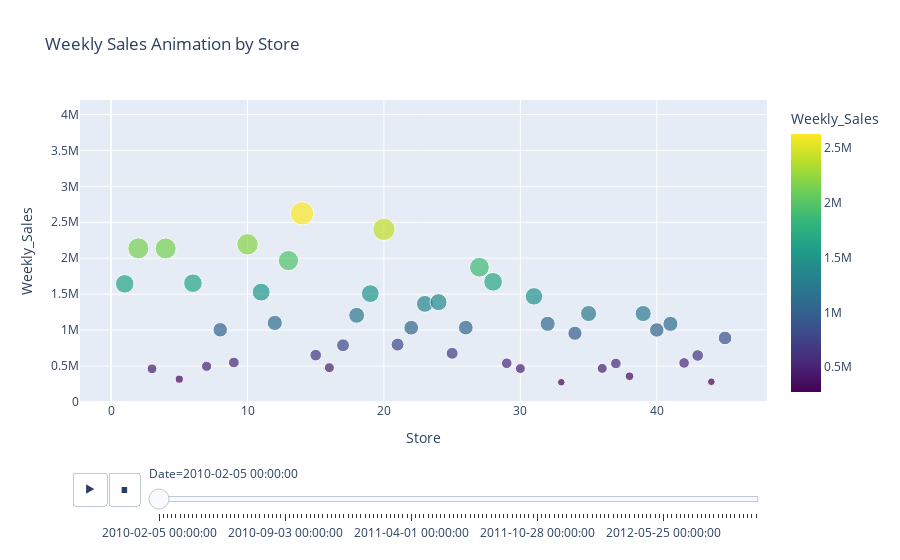

This figure's notebook cell:
### Markdown cell above
### 📽️ Weekly Sales Animation by Store

To visualise performance at the individual store level over time, we created an **animated bubble chart** with the following features:

- **X-axis**: Store ID  
- **Y-axis**: Weekly Sales  
- **Bubble Size & Color**: Represent relative sales volume  
- **Animation Frame**: Time (week-by-week)

🎯 **Insights Uncovered**:
- Clearly identifies **top-performing stores** (e.g., Stores 4, 13, 20 consistently appear dominant).
- Reveals **seasonal sales surges**, particularly around major holidays.
- Highlights variance in **store performance consistency**—some spike periodically while others maintain steady performance.

> This dynamic view allows decision-makers to spot standout performers and track momentum across the retail calendar.

### Code cell
df_anim = full_data.groupby(['Date', 'Store'])['Weekly_Sales'].sum().reset_index()

fig = px.scatter(
    df_anim,
    x="Store",
    y="Weekly_Sales",
    size="Weekly_Sales",
    color="Weekly_Sales",  # 🔁 Updated here
    animation_frame="Date",
    title="Weekly Sales Animation by Store",
    color_continuous_scale="Viridis",  # ✅ Optional but clearer
    range_y=[0, df_anim["Weekly_Sales"].max() * 1.1]
)
fig.show()

### Figure 1 — Plotly figure (JSON) as saved in the notebook; plotly's stock layout.template omitted (floating-point values rounded to 4 significant figures)
{"data": [{"hovertemplate": "Date=2010-02-05 00:00:00<br>Store=%{x}<br>Weekly_Sales=%{marker.color}<extra></extra>", "legendgroup": "", "marker": {"color": [1644000.0, 2137000.0, 461600.0, 2135000.0, 317200.0, 1653000.0, 496700.0, 1004000.0, 549500.0, 2193000.0, 1528000.0, 1100000.0, 1967000.0, 2623000.0, 652100.0, 477400.0, 789000.0, 1205000.0, 1508000.0, 2401000.0, 798600.0, 1033000.0, 1365000.0, 1389000.0, 677200.0, 1034000.0, 1874000.0, 1672000.0, 538600.0, 465100.0, 1469000.0, 1088000.0, 274600.0, 956200.0, 1231000.0, 467500.0, 536000.0, 358500.0, 1231000.0, 1002000.0, 1087000.0, 543400.0, 647000.0, 281100.0, 890700.0], "coloraxis": "coloraxis", "size": [1644000.0, 2137000.0, 461600.0, 2135000.0, 317200.0, 1653000.0, 496700.0, 1004000.0, 549500.0, 2193000.0, 1528000.0, 1100000.0, 1967000.0, 2623000.0, 652100.0, 477400.0, 789000.0, 1205000.0, 1508000.0, 2401000.0, 798600.0, 1033000.0, 1365000.0, 1389000.0, 677200.0, 1034000.0, 1874000.0, 1672000.0, 538600.0, 465100.0, 1469000.0, 1088000.0, 274600.0, 956200.0, 1231000.0, 467500.0, 536000.0, 358500.0, 1231000.0, 1002000.0, 1087000.0, 543400.0, 647000.0, 281100.0, 890700.0], "sizemode": "area", "sizeref": 9547.0, "symbol": "circle"}, "mode": "markers", "name": "", "orientation": "v", "showlegend": false, "type": "scatter", "x": [1, 2, 3, 4, 5, 6, 7, 8, 9, 10, 11, 12, 13, 14, 15, 16, 17, 18, 19, 20, 21, 22, 23, 24, 25, 26, 27, 28, 29, 30, 31, 32, 33, 34, 35, 36, 37, 38, 39, 40, 41, 42, 43, 44, 45], "xaxis": "x", "y": [1644000.0, 2137000.0, 461600.0, 2135000.0, 317200.0, 1653000.0, 496700.0, 1004000.0, 549500.0, 2193000.0, 1528000.0, 1100000.0, 1967000.0, 2623000.0, 652100.0, 477400.0, 789000.0, 1205000.0, 1508000.0, 2401000.0, 798600.0, 1033000.0, 1365000.0, 1389000.0, 677200.0, 1034000.0, 1874000.0, 1672000.0, 538600.0, 465100.0, 1469000.0, 1088000.0, 274600.0, 956200.0, 1231000.0, 467500.0, 536000.0, 358500.0, 1231000.0, 1002000.0, 1087000.0, 543400.0, 647000.0, 281100.0, 890700.0], "yaxis": "y"}], "layout": {"coloraxis": {"colorbar": {"title": {"text": "Weekly_Sales"}}, "colorscale": [[0, "#440154"], [0.1111, "#482878"], [0.2222, "#3e4989"], [0.3333, "#31688e"], [0.4444, "#26828e"], [0.5556, "#1f9e89"], [0.6667, "#35b779"], [0.7778, "#6ece58"], [0.8889, "#b5de2b"], [1, "#fde725"]]}, "legend": {"itemsizing": "constant", "tracegroupgap": 0}, "sliders": [{"active": 0, "currentvalue": {"prefix": "Date="}, "len": 0.9, "pad": {"b": 10, "t": 60}, "steps": [{"args": [["2010-02-05 00:00:00"], {"frame": {"duration": 0, "redraw": false}, "fromcurrent": true, "mode": "immediate", "transition": {"duration": 0, "easing": "linear"}}], "label": "2010-02-05 00:00:00", "method": "animate"}, {"args": [["2010-02-12 00:00:00"], {"frame": {"duration": 0, "redraw": false}, "fromcurrent": true, "mode": "immediate", "transition": {"duration": 0, "easing": "linear"}}], "label": "2010-02-12 00:00:00", "method": "animate"}, {"args": [["2010-02-19 00:00:00"], {"frame": {"duration": 0, "redraw": false}, "fromcurrent": true, "mode": "immediate", "transition": {"duration": 0, "easing": "linear"}}], "label": "2010-02-19 00:00:00", "method": "animate"}, {"args": [["2010-02-26 00:00:00"], {"frame": {"duration": 0, "redraw": false}, "fromcurrent": true, "mode": "immediate", "transition": {"duration": 0, "easing": "linear"}}], "label": "2010-02-26 00:00:00", "method": "animate"}, {"args": [["2010-03-05 00:00:00"], {"frame": {"duration": 0, "redraw": false}, "fromcurrent": true, "mode": "immediate", "transition": {"duration": 0, "easing": "linear"}}], "label": "2010-03-05 00:00:00", "method": "animate"}, {"args": [["2010-03-12 00:00:00"], {"frame": {"duration": 0, "redraw": false}, "fromcurrent": true, "mode": "immediate", "transition": {"duration": 0, "easing": "linear"}}], "label": "2010-03-12 00:00:00", "method": "animate"}, {"args": [["2010-03-19 00:00:00"], {"frame": {"duration": 0, "redraw": false}, "fromcurrent": true, "mode": "immediate", "transition": {"duration": 0, "easing": "linear"}}], "label": "2010-03-19 00:00:00", "method": "animate"}, {"args": [["2010-03-26 00:00:00"], {"frame": {"duration": 0, "redraw": false}, "fromcurrent": true, "mode": "immediate", "transition": {"duration": 0, "easing": "linear"}}], "label": "2010-03-26 00:00:00", "method": "animate"}, {"args": [["2010-04-02 00:00:00"], {"frame": {"duration": 0, "redraw": false}, "fromcurrent": true, "mode": "immediate", "transition": {"duration": 0, "easing": "linear"}}], "label": "2010-04-02 00:00:00", "method": "animate"}, {"args": [["2010-04-09 00:00:00"], {"frame": {"duration": 0, "redraw": false}, "fromcurrent": true, "mode": "immediate", "transition": {"duration": 0, "easing": "linear"}}], "label": "2010-04-09 00:00:00", "method": "animate"}, {"args": [["2010-04-16 00:00:00"], {"frame": {"duration": 0, "redraw": false}, "fromcurrent": true, "mode": "immediate", "transition": {"duration": 0, "easing": "linear"}}], "label": "2010-04-16 00:00:00", "method": "animate"}, {"args": [["2010-04-23 00:00:00"], {"frame": {"duration": 0, "redraw": false}, "fromcurrent": true, "mode": "immediate", "transition": {"duration": 0, "easing": "linear"}}], "label": "2010-04-23 00:00:00", "method": "animate"}, {"args": [["2010-04-30 00:00:00"], {"frame": {"duration": 0, "redraw": false}, "fromcurrent": true, "mode": "immediate", "transition": {"duration": 0, "easing": "linear"}}], "label": "2010-04-30 00:00:00", "method": "animate"}, {"args": [["2010-05-07 00:00:00"], {"frame": {"duration": 0, "redraw": false}, "fromcurrent": true, "mode": "immediate", "transition": {"duration": 0, "easing": "linear"}}], "label": "2010-05-07 00:00:00", "method": "animate"}, {"args": [["2010-05-14 00:00:00"], {"frame": {"duration": 0, "redraw": false}, "fromcurrent": true, "mode": "immediate", "transition": {"duration": 0, "easing": "linear"}}], "label": "2010-05-14 00:00:00", "method": "animate"}, {"args": [["2010-05-21 00:00:00"], {"frame": {"duration": 0, "redraw": false}, "fromcurrent": true, "mode": "immediate", "transition": {"duration": 0, "easing": "linear"}}], "label": "2010-05-21 00:00:00", "method": "animate"}, {"args": [["2010-05-28 00:00:00"], {"frame": {"duration": 0, "redraw": false}, "fromcurrent": true, "mode": "immediate", "transition": {"duration": 0, "easing": "linear"}}], "label": "2010-05-28 00:00:00", "method": "animate"}, {"args": [["2010-06-04 00:00:00"], {"frame": {"duration": 0, "redraw": false}, "fromcurrent": true, "mode": "immediate", "transition": {"duration": 0, "easing": "linear"}}], "label": "2010-06-04 00:00:00", "method": "animate"}, {"args": [["2010-06-11 00:00:00"], {"frame": {"duration": 0, "redraw": false}, "fromcurrent": true, "mode": "immediate", "transition": {"duration": 0, "easing": "linear"}}], "label": "2010-06-11 00:00:00", "method": "animate"}, {"args": [["2010-06-18 00:00:00"], {"frame": {"duration": 0, "redraw": false}, "fromcurrent": true, "mode": "immediate", "transition": {"duration": 0, "easing": "linear"}}], "label": "2010-06-18 00:00:00", "method": "animate"}, {"args": [["2010-06-25 00:00:00"], {"frame": {"duration": 0, "redraw": false}, "fromcurrent": true, "mode": "immediate", "transition": {"duration": 0, "easing": "linear"}}], "label": "2010-06-25 00:00:00", "method": "animate"}, {"args": [["2010-07-02 00:00:00"], {"frame": {"duration": 0, "redraw": false}, "fromcurrent": true, "mode": "immediate", "transition": {"duration": 0, "easing": "linear"}}], "label": "2010-07-02 00:00:00", "method": "animate"}, {"args": [["2010-07-09 00:00:00"], {"frame": {"duration": 0, "redraw": false}, "fromcurrent": true, "mode": "immediate", "transition": {"duration": 0, "easing": "linear"}}], "label": "2010-07-09 00:00:00", "method": "animate"}, {"args": [["2010-07-16 00:00:00"], {"frame": {"duration": 0, "redraw": false}, "fromcurrent": true, "mode": "immediate", "transition": {"duration": 0, "easing": "linear"}}], "label": "2010-07-16 00:00:00", "method": "animate"}, {"args": [["2010-07-23 00:00:00"], {"frame": {"duration": 0, "redraw": false}, "fromcurrent": true, "mode": "immediate", "transition": {"duration": 0, "easing": "linear"}}], "label": "2010-07-23 00:00:00", "method": "animate"}, {"args": [["2010-07-30 00:00:00"], {"frame": {"duration": 0, "redraw": false}, "fromcurrent": true, "mode": "immediate", "transition": {"duration": 0, "easing": "linear"}}], "label": "2010-07-30 00:00:00", "method": "animate"}, {"args": [["2010-08-06 00:00:00"], {"frame": {"duration": 0, "redraw": false}, "fromcurrent": true, "mode": "immediate", "transition": {"duration": 0, "easing": "linear"}}], "label": "2010-08-06 00:00:00", "method": "animate"}, {"args": [["2010-08-13 00:00:00"], {"frame": {"duration": 0, "redraw": false}, "fromcurrent": true, "mode": "immediate", "transition": {"duration": 0, "easing": "linear"}}], "label": "2010-08-13 00:00:00", "method": "animate"}, {"args": [["2010-08-20 00:00:00"], {"frame": {"duration": 0, "redraw": false}, "fromcurrent": true, "mode": "immediate", "transition": {"duration": 0, "easing": "linear"}}], "label": "2010-08-20 00:00:00", "method": "animate"}, {"args": [["2010-08-27 00:00:00"], {"frame": {"duration": 0, "redraw": false}, "fromcurrent": true, "mode": "immediate", "transition": {"duration": 0, "easing": "linear"}}], "label": "2010-08-27 00:00:00", "method": "animate"}, {"args": [["2010-09-03 00:00:00"], {"frame": {"duration": 0, "redraw": false}, "fromcurrent": true, "mode": "immediate", "transition": {"duration": 0, "easing": "linear"}}], "label": "2010-09-03 00:00:00", "method": "animate"}, {"args": [["2010-09-10 00:00:00"], {"frame": {"duration": 0, "redraw": false}, "fromcurrent": true, "mode": "immediate", "transition": {"duration": 0, "easing": "linear"}}], "label": "2010-09-10 00:00:00", "method": "animate"}, {"args": [["2010-09-17 00:00:00"], {"frame": {"duration": 0, "redraw": false}, "fromcurrent": true, "mode": "immediate", "transition": {"duration": 0, "easing": "linear"}}], "label": "2010-09-17 00:00:00", "method": "animate"}, {"args": [["2010-09-24 00:00:00"], {"frame": {"duration": 0, "redraw": false}, "fromcurrent": true, "mode": "immediate", "transition": {"duration": 0, "easing": "linear"}}], "label": "2010-09-24 00:00:00", "method": "animate"}, {"args": [["2010-10-01 00:00:00"], {"frame": {"duration": 0, "redraw": false}, "fromcurrent": true, "mode": "immediate", "transition": {"duration": 0, "easing": "linear"}}], "label": "2010-10-01 00:00:00", "method": "animate"}, {"args": [["2010-10-08 00:00:00"], {"frame": {"duration": 0, "redraw": false}, "fromcurrent": true, "mode": "immediate", "transition": {"duration": 0, "easing": "linear"}}], "label": "2010-10-08 00:00:00", "method": "animate"}, {"args": [["2010-10-15 00:00:00"], {"frame": {"duration": 0, "redraw": false}, "fromcurrent": true, "mode": "immediate", "transition": {"duration": 0, "easing": "linear"}}], "label": "2010-10-15 00:00:00", "method": "animate"}, {"args": [["2010-10-22 00:00:00"], {"frame": {"duration": 0, "redraw": false}, "fromcurrent": true, "mode": "immediate", "transition": {"duration": 0, "easing": "linear"}}], "label": "2010-10-22 00:00:00", "method": "animate"}, {"args": [["2010-10-29 00:00:00"], {"frame": {"duration": 0, "redraw": false}, "fromcurrent": true, "mode": "immediate", "transition": {"duration": 0, "easing": "linear"}}], "label": "2010-10-29 00:00:00", "method": "animate"}, {"args": [["2010-11-05 00:00:00"], {"frame": {"duration": 0, "redraw": false}, "fromcurrent": true, "mode": "immediate", "transition": {"duration": 0, "easing": "linear"}}], "label": "2010-11-05 00:00:00", "method": "animate"}, {"args": [["2010-11-12 00:00:00"], {"frame": {"duration": 0, "redraw": false}, "fromcurrent": true, "mode": "immediate", "transition": {"duration": 0, "easing": "linear"}}], "label": "2010-11-12 00:00:00", "method": "animate"}, {"args": [["2010-11-19 00:00:00"], {"frame": {"duration": 0, "redraw": false}, "fromcurrent": true, "mode": "immediate", "transition": {"duration": 0, "easing": "linear"}}], "label": "2010-11-19 00:00:00", "method": "animate"}, {"args": [["2010-11-26 00:00:00"], {"frame": {"duration": 0, "redraw": false}, "fromcurrent": true, "mode": "immediate", "transition": {"duration": 0, "easing": "linear"}}], "label": "2010-11-26 00:00:00", "method": "animate"}, {"args": [["2010-12-03 00:00:00"], {"frame": {"duration": 0, "redraw": false}, "fromcurrent": true, "mode": "immediate", "transition": {"duration": 0, "easing": "linear"}}], "label": "2010-12-03 00:00:00", "method": "animate"}, {"args": [["2010-12-10 00:00:00"], {"frame": {"duration": 0, "redraw": false}, "fromcurrent": true, "mode": "immediate", "transition": {"duration": 0, "easing": "linear"}}], "label": "2010-12-10 00:00:00", "method": "animate"}, {"args": [["2010-12-17 00:00:00"], {"frame": {"duration": 0, "redraw": false}, "fromcurrent": true, "mode": "immediate", "transition": {"duration": 0, "easing": "linear"}}], "label": "2010-12-17 00:00:00", "method": "animate"}, {"args": [["2010-12-24 00:00:00"], {"frame": {"duration": 0, "redraw": false}, "fromcurrent": true, "mode": "immediate", "transition": {"duration": 0, "easing": "linear"}}], "label": "2010-12-24 00:00:00", "method": "animate"}, {"args": [["2010-12-31 00:00:00"], {"frame": {"duration": 0, "redraw": false}, "fromcurrent": true, "mode": "immediate", "transition": {"duration": 0, "easing": "linear"}}], "label": "2010-12-31 00:00:00", "method": "animate"}, {"args": [["2011-01-07 00:00:00"], {"frame": {"duration": 0, "redraw": false}, "fromcurrent": true, "mode": "immediate", "transition": {"duration": 0, "easing": "linear"}}], "label": "2011-01-07 00:00:00", "method": "animate"}, {"args": [["2011-01-14 00:00:00"], {"frame": {"duration": 0, "redraw": false}, "fromcurrent": true, "mode": "immediate", "transition": {"duration": 0, "easing": "linear"}}], "label": "2011-01-14 00:00:00", "method": "animate"}, {"args": [["2011-01-21 00:00:00"], {"frame": {"duration": 0, "redraw": false}, "fromcurrent": true, "mode": "immediate", "transition": {"duration": 0, "easing": "linear"}}], "label": "2011-01-21 00:00:00", "method": "animate"}, {"args": [["2011-01-28 00:00:00"], {"frame": {"duration": 0, "redraw": false}, "fromcurrent": true, "mode": "immediate", "transition": {"duration": 0, "easing": "linear"}}], "label": "2011-01-28 00:00:00", "method": "animate"}, {"args": [["2011-02-04 00:00:00"], {"frame": {"duration": 0, "redraw": false}, "fromcurrent": true, "mode": "immediate", "transition": {"duration": 0, "easing": "linear"}}], "label": "2011-02-04 00:00:00", "method": "animate"}, {"args": [["2011-02-11 00:00:00"], {"frame": {"duration": 0, "redraw": false}, "fromcurrent": true, "mode": "immediate", "transition": {"duration": 0, "easing": "linear"}}], "label": "2011-02-11 00:00:00", "method": "animate"}, {"args": [["2011-02-18 00:00:00"], {"frame": {"duration": 0, "redraw": false}, "fromcurrent": true, "mode": "immediate", "transition": {"duration": 0, "easing": "linear"}}], "label": "2011-02-18 00:00:00", "method": "animate"}, {"args": [["2011-02-25 00:00:00"], {"frame": {"duration": 0, "redraw": false}, "fromcurrent": true, "mode": "immediate", "transition": {"duration": 0, "easing": "linear"}}], "label": "2011-02-25 00:00:00", "method": "animate"}, {"args": [["2011-03-04 00:00:00"], {"frame": {"duration": 0, "redraw": false}, "fromcurrent": true, "mode": "immediate", "transition": {"duration": 0, "easing": "linear"}}], "label": "2011-03-04 00:00:00", "method": "animate"}, {"args": [["2011-03-11 00:00:00"], {"frame": {"duration": 0, "redraw": false}, "fromcurrent": true, "mode": "immediate", "transition": {"duration": 0, "easing": "linear"}}], "label": "2011-03-11 00:00:00", "method": "animate"}, {"args": [["2011-03-18 00:00:00"], {"frame": {"duration": 0, "redraw": false}, "fromcurrent": true, "mode": "immediate", "transition": {"duration": 0, "easing": "linear"}}], "label": "2011-03-18 00:00:00", "method": "animate"}, {"args": [["2011-03-25 00:00:00"], {"frame": {"duration": 0, "redraw": false}, "fromcurrent": true, "mode": "immediate", "transition": {"duration": 0, "easing": "linear"}}], "label": "2011-03-25 00:00:00", "method": "animate"}, {"args": [["2011-04-01 00:00:00"], {"frame": {"duration": 0, "redraw": false}, "fromcurrent": true, "mode": "immediate", "transition": {"duration": 0, "easing": "linear"}}], "label": "2011-04-01 00:00:00", "method": "animate"}, {"args": [["2011-04-08 00:00:00"], {"frame": {"duration": 0, "redraw": false}, "fromcurrent": true, "mode": "immediate", "transition": {"duration": 0, "easing": "linear"}}], "label": "2011-04-08 00:00:00", "method": "animate"}, {"args": [["2011-04-15 00:00:00"], {"frame": {"duration": 0, "redraw": false}, "fromcurrent": true, "mode": "immediate", "transition": {"duration": 0, "easing": "linear"}}], "label": "2011-04-15 00:00:00", "method": "animate"}, {"args": [["2011-04-22 00:00:00"], {"frame": {"duration": 0, "redraw": false}, "fromcurrent": true, "mode": "immediate", "transition": {"duration": 0, "easing": "linear"}}], "label": "2011-04-22 00:00:00", "method": "animate"}, {"args": [["2011-04-29 00:00:00"], {"frame": {"duration": 0, "redraw": false}, "fromcurrent": true, "mode": "immediate", "transition": {"duration": 0, "easing": "linear"}}], "label": "2011-04-29 00:00:00", "method": "animate"}, {"args": [["2011-05-06 00:00:00"], {"frame": {"duration": 0, "redraw": false}, "fromcurrent": true, "mode": "immediate", "transition": {"duration": 0, "easing": "linear"}}], "label": "2011-05-06 00:00:00", "method": "animate"}, {"args": [["2011-05-13 00:00:00"], {"frame": {"duration": 0, "redraw": false}, "fromcurrent": true, "mode": "immediate", "transition": {"duration": 0, "easing": "linear"}}], "label": "2011-05-13 00:00:00", "method": "animate"}, {"args": [["2011-05-20 00:00:00"], {"frame": {"duration": 0, "redraw": false}, "fromcurrent": true, "mode": "immediate", "transition": {"duration": 0, "easing": "linear"}}], "label": "2011-05-20 00:00:00", "method": "animate"}, {"args": [["2011-05-27 00:00:00"], {"frame": {"duration": 0, "redraw": false}, "fromcurrent": true, "mode": "immediate", "transition": {"duration": 0, "easing": "linear"}}], "label": "2011-05-27 00:00:00", "method": "animate"}, {"args": [["2011-06-03 00:00:00"], {"frame": {"duration": 0, "redraw": false}, "fromcurrent": true, "mode": "immediate", "transition": {"duration": 0, "easing": "linear"}}], "label": "2011-06-03 00:00:00", "method": "animate"}, {"args": [["2011-06-10 00:00:00"], {"frame": {"duration": 0, "redraw": false}, "fromcurrent": true, "mode": "immediate", "transition": {"duration": 0, "easing": "linear"}}], "label": "2011-06-10 00:00:00", "method": "animate"}, {"args": [["2011-06-17 00:00:00"], {"frame": {"duration": 0, "redraw": false}, "fromcurrent": true, "mode": "immediate", "transition": {"duration": 0, "easing": "linear"}}], "label": "2011-06-17 00:00:00", "method": "animate"}, {"args": [["2011-06-24 00:00:00"], {"frame": {"duration": 0, "redraw": false}, "fromcurrent": true, "mode": "immediate", "transition": {"duration": 0, "easing": "linear"}}], "label": "2011-06-24 00:00:00", "method": "animate"}, {"args": [["2011-07-01 00:00:00"], {"frame": {"duration": 0, "redraw": false}, "fromcurrent": true, "mode": "immediate", "transition": {"duration": 0, "easing": "linear"}}], "label": "2011-07-01 00:00:00", "method": "animate"}, {"args": [["2011-07-08 00:00:00"], {"frame": {"duration": 0, "redraw": false}, "fromcurrent": true, "mode": "immediate", "transition": {"duration": 0, "easing": "linear"}}], "label": "2011-07-08 00:00:00", "method": "animate"}, {"args": [["2011-07-15 00:00:00"], {"frame": {"duration": 0, "redraw": false}, "fromcurrent": true, "mode": "immediate", "transition": {"duration": 0, "easing": "linear"}}], "label": "2011-07-15 00:00:00", "method": "animate"}, {"args": [["2011-07-22 00:00:00"], {"frame": {"duration": 0, "redraw": false}, "fromcurrent": true, "mode": "immediate", "transition": {"duration": 0, "easing": "linear"}}], "label": "2011-07-22 00:00:00", "method": "animate"}, {"args": [["2011-07-29 00:00:00"], {"frame": {"duration": 0, "redraw": false}, "fromcurrent": true, "mode": "immediate", "transition": {"duration": 0, "easing": "linear"}}], "label": "2011-07-29 00:00:00", "method": "animate"}, {"args": [["2011-08-05 00:00:00"], {"frame": {"duration": 0, "redraw": false}, "fromcurrent": true, "mode": "immediate", "transition": {"duration": 0, "easing": "linear"}}], "label": "2011-08-05 00:00:00", "method": "animate"}, {"args": [["2011-08-12 00:00:00"], {"frame": {"duration": 0, "redraw": false}, "fromcurrent": true, "mode": "immediate", "transition": {"duration": 0, "easing": "linear"}}], "label": "2011-08-12 00:00:00", "method": "animate"}, {"args": [["2011-08-19 00:00:00"], {"frame": {"duration": 0, "redraw": false}, "fromcurrent": true, "mode": "immediate", "transition": {"duration": 0, "easing": "linear"}}], "label": "2011-08-19 00:00:00", "method": "animate"}, {"args": [["2011-08-26 00:00:00"], {"frame": {"duration": 0, "redraw": false}, "fromcurrent": true, "mode": "immediate", "transition": {"duration": 0, "easing": "linear"}}], "label": "2011-08-26 00:00:00", "method": "animate"}, {"args": [["2011-09-02 00:00:00"], {"frame": {"duration": 0, "redraw": false}, "fromcurrent": true, "mode": "immediate", "transition": {"duration": 0, "easing": "linear"}}], "label": "2011-09-02 00:00:00", "method": "animate"}, {"args": [["2011-09-09 00:00:00"], {"frame": {"duration": 0, "redraw": false}, "fromcurrent": true, "mode": "immediate", "transition": {"duration": 0, "easing": "linear"}}], "label": "2011-09-09 00:00:00", "method": "animate"}, {"args": [["2011-09-16 00:00:00"], {"frame": {"duration": 0, "redraw": false}, "fromcurrent": true, "mode": "immediate", "transition": {"duration": 0, "easing": "linear"}}], "label": "2011-09-16 00:00:00", "method": "animate"}, {"args": [["2011-09-23 00:00:00"], {"frame": {"duration": 0, "redraw": false}, "fromcurrent": true, "mode": "immediate", "transition": {"duration": 0, "easing": "linear"}}], "label": "2011-09-23 00:00:00", "method": "animate"}, {"args": [["2011-09-30 00:00:00"], {"frame": {"duration": 0, "redraw": false}, "fromcurrent": true, "mode": "immediate", "transition": {"duration": 0, "easing": "linear"}}], "label": "2011-09-30 00:00:00", "method": "animate"}, {"args": [["2011-10-07 00:00:00"], {"frame": {"duration": 0, "redraw": false}, "fromcurrent": true, "mode": "immediate", "transition": {"duration": 0, "easing": "linear"}}], "label": "2011-10-07 00:00:00", "method": "animate"}, {"args": [["2011-10-14 00:00:00"], {"frame": {"duration": 0, "redraw": false}, "fromcurrent": true, "mode": "immediate", "transition": {"duration": 0, "easing": "linear"}}], "label": "2011-10-14 00:00:00", "method": "animate"}, {"args": [["2011-10-21 00:00:00"], {"frame": {"duration": 0, "redraw": false}, "fromcurrent": true, "mode": "immediate", "transition": {"duration": 0, "easing": "linear"}}], "label": "2011-10-21 00:00:00", "method": "animate"}, {"args": [["2011-10-28 00:00:00"], {"frame": {"duration": 0, "redraw": false}, "fromcurrent": true, "mode": "immediate", "transition": {"duration": 0, "easing": "linear"}}], "label": "2011-10-28 00:00:00", "method": "animate"}, {"args": [["2011-11-04 00:00:00"], {"frame": {"duration": 0, "redraw": false}, "fromcurrent": true, "mode": "immediate", "transition": {"duration": 0, "easing": "linear"}}], "label": "2011-11-04 00:00:00", "method": "animate"}, {"args": [["2011-11-11 00:00:00"], {"frame": {"duration": 0, "redraw": false}, "fromcurrent": true, "mode": "immediate", "transition": {"duration": 0, "easing": "linear"}}], "label": "2011-11-11 00:00:00", "method": "animate"}, {"args": [["2011-11-18 00:00:00"], {"frame": {"duration": 0, "redraw": false}, "fromcurrent": true, "mode": "immediate", "transition": {"duration": 0, "easing": "linear"}}], "label": "2011-11-18 00:00:00", "method": "animate"}, {"args": [["2011-11-25 00:00:00"], {"frame": {"duration": 0, "redraw": false}, "fromcurrent": true, "mode": "immediate", "transition": {"duration": 0, "easing": "linear"}}], "label": "2011-11-25 00:00:00", "method": "animate"}, {"args": [["2011-12-02 00:00:00"], {"frame": {"duration": 0, "redraw": false}, "fromcurrent": true, "mode": "immediate", "transition": {"duration": 0, "easing": "linear"}}], "label": "2011-12-02 00:00:00", "method": "animate"}, {"args": [["2011-12-09 00:00:00"], {"frame": {"duration": 0, "redraw": false}, "fromcurrent": true, "mode": "immediate", "transition": {"duration": 0, "easing": "linear"}}], "label": "2011-12-09 00:00:00", "method": "animate"}, {"args": [["2011-12-16 00:00:00"], {"frame": {"duration": 0, "redraw": false}, "fromcurrent": true, "mode": "immediate", "transition": {"duration": 0, "easing": "linear"}}], "label": "2011-12-16 00:00:00", "method": "animate"}, {"args": [["2011-12-23 00:00:00"], {"frame": {"duration": 0, "redraw": false}, "fromcurrent": true, "mode": "immediate", "transition": {"duration": 0, "easing": "linear"}}], "label": "2011-12-23 00:00:00", "method": "animate"}, {"args": [["2011-12-30 00:00:00"], {"frame": {"duration": 0, "redraw": false}, "fromcurrent": true, "mode": "immediate", "transition": {"duration": 0, "easing": "linear"}}], "label": "2011-12-30 00:00:00", "method": "animate"}, {"args": [["2012-01-06 00:00:00"], {"frame": {"duration": 0, "redraw": false}, "fromcurrent": true, "mode": "immediate", "transition": {"duration": 0, "easing": "linear"}}], "label": "2012-01-06 00:00:00", "method": "animate"}, {"args": [["2012-01-13 00:00:00"], {"frame": {"duration": 0, "redraw": false}, "fromcurrent": true, "mode": "immediate", "transition": {"duration": 0, "easing": "linear"}}], "label": "2012-01-13 00:00:00", "method": "animate"}, {"args": [["2012-01-20 00:00:00"], {"frame": {"duration": 0, "redraw": false}, "fromcurrent": true, "mode": "immediate", "transition": {"duration": 0, "easing": "linear"}}], "label": "2012-01-20 00:00:00", "method": "animate"}, {"args": [["2012-01-27 00:00:00"], {"frame": {"duration": 0, "redraw": false}, "fromcurrent": true, "mode": "immediate", "transition": {"duration": 0, "easing": "linear"}}], "label": "2012-01-27 00:00:00", "method": "animate"}, {"args": [["2012-02-03 00:00:00"], {"frame": {"duration": 0, "redraw": false}, "fromcurrent": true, "mode": "immediate", "transition": {"duration": 0, "easing": "linear"}}], "label": "2012-02-03 00:00:00", "method": "animate"}, {"args": [["2012-02-10 00:00:00"], {"frame": {"duration": 0, "redraw": false}, "fromcurrent": true, "mode": "immediate", "transition": {"duration": 0, "easing": "linear"}}], "label": "2012-02-10 00:00:00", "method": "animate"}, {"args": [["2012-02-17 00:00:00"], {"frame": {"duration": 0, "redraw": false}, "fromcurrent": true, "mode": "immediate", "transition": {"duration": 0, "easing": "linear"}}], "label": "2012-02-17 00:00:00", "method": "animate"}, {"args": [["2012-02-24 00:00:00"], {"frame": {"duration": 0, "redraw": false}, "fromcurrent": true, "mode": "immediate", "transition": {"duration": 0, "easing": "linear"}}], "label": "2012-02-24 00:00:00", "method": "animate"}, {"args": [["2012-03-02 00:00:00"], {"frame": {"duration": 0, "redraw": false}, "fromcurrent": true, "mode": "immediate", "transition": {"duration": 0, "easing": "linear"}}], "label": "2012-03-02 00:00:00", "method": "animate"}, {"args": [["2012-03-09 00:00:00"], {"frame": {"duration": 0, "redraw": false}, "fromcurrent": true, "mode": "immediate", "transition": {"duration": 0, "easing": "linear"}}], "label": "2012-03-09 00:00:00", "method": "animate"}, {"args": [["2012-03-16 00:00:00"], {"frame": {"duration": 0, "redraw": false}, "fromcurrent": true, "mode": "immediate", "transition": {"duration": 0, "easing": "linear"}}], "label": "2012-03-16 00:00:00", "method": "animate"}, {"args": [["2012-03-23 00:00:00"], {"frame": {"duration": 0, "redraw": false}, "fromcurrent": true, "mode": "immediate", "transition": {"duration": 0, "easing": "linear"}}], "label": "2012-03-23 00:00:00", "method": "animate"}, {"args": [["2012-03-30 00:00:00"], {"frame": {"duration": 0, "redraw": false}, "fromcurrent": true, "mode": "immediate", "transition": {"duration": 0, "easing": "linear"}}], "label": "2012-03-30 00:00:00", "method": "animate"}, {"args": [["2012-04-06 00:00:00"], {"frame": {"duration": 0, "redraw": false}, "fromcurrent": true, "mode": "immediate", "transition": {"duration": 0, "easing": "linear"}}], "label": "2012-04-06 00:00:00", "method": "animate"}, {"args": [["2012-04-13 00:00:00"], {"frame": {"duration": 0, "redraw": false}, "fromcurrent": true, "mode": "immediate", "transition": {"duration": 0, "easing": "linear"}}], "label": "2012-04-13 00:00:00", "method": "animate"}, {"args": [["2012-04-20 00:00:00"], {"frame": {"duration": 0, "redraw": false}, "fromcurrent": true, "mode": "immediate", "transition": {"duration": 0, "easing": "linear"}}], "label": "2012-04-20 00:00:00", "method": "animate"}, {"args": [["2012-04-27 00:00:00"], {"frame": {"duration": 0, "redraw": false}, "fromcurrent": true, "mode": "immediate", "transition": {"duration": 0, "easing": "linear"}}], "label": "2012-04-27 00:00:00", "method": "animate"}, {"args": [["2012-05-04 00:00:00"], {"frame": {"duration": 0, "redraw": false}, "fromcurrent": true, "mode": "immediate", "transition": {"duration": 0, "easing": "linear"}}], "label": "2012-05-04 00:00:00", "method": "animate"}, {"args": [["2012-05-11 00:00:00"], {"frame": {"duration": 0, "redraw": false}, "fromcurrent": true, "mode": "immediate", "transition": {"duration": 0, "easing": "linear"}}], "label": "2012-05-11 00:00:00", "method": "animate"}, {"args": [["2012-05-18 00:00:00"], {"frame": {"duration": 0, "redraw": false}, "fromcurrent": true, "mode": "immediate", "transition": {"duration": 0, "easing": "linear"}}], "label": "2012-05-18 00:00:00", "method": "animate"}, {"args": [["2012-05-25 00:00:00"], {"frame": {"duration": 0, "redraw": false}, "fromcurrent": true, "mode": "immediate", "transition": {"duration": 0, "easing": "linear"}}], "label": "2012-05-25 00:00:00", "method": "animate"}, {"args": [["2012-06-01 00:00:00"], {"frame": {"duration": 0, "redraw": false}, "fromcurrent": true, "mode": "immediate", "transition": {"duration": 0, "easing": "linear"}}], "label": "2012-06-01 00:00:00", "method": "animate"}, {"args": [["2012-06-08 00:00:00"], {"frame": {"duration": 0, "redraw": false}, "fromcurrent": true, "mode": "immediate", "transition": {"duration": 0, "easing": "linear"}}], "label": "2012-06-08 00:00:00", "method": "animate"}, {"args": [["2012-06-15 00:00:00"], {"frame": {"duration": 0, "redraw": false}, "fromcurrent": true, "mode": "immediate", "transition": {"duration": 0, "easing": "linear"}}], "label": "2012-06-15 00:00:00", "method": "animate"}, {"args": [["2012-06-22 00:00:00"], {"frame": {"duration": 0, "redraw": false}, "fromcurrent": true, "mode": "immediate", "transition": {"duration": 0, "easing": "linear"}}], "label": "2012-06-22 00:00:00", "method": "animate"}, {"args": [["2012-06-29 00:00:00"], {"frame": {"duration": 0, "redraw": false}, "fromcurrent": true, "mode": "immediate", "transition": {"duration": 0, "easing": "linear"}}], "label": "2012-06-29 00:00:00", "method": "animate"}, {"args": [["2012-07-06 00:00:00"], {"frame": {"duration": 0, "redraw": false}, "fromcurrent": true, "mode": "immediate", "transition": {"duration": 0, "easing": "linear"}}], "label": "2012-07-06 00:00:00", "method": "animate"}, {"args": [["2012-07-13 00:00:00"], {"frame": {"duration": 0, "redraw": false}, "fromcurrent": true, "mode": "immediate", "transition": {"duration": 0, "easing": "linear"}}], "label": "2012-07-13 00:00:00", "method": "animate"}, {"args": [["2012-07-20 00:00:00"], {"frame": {"duration": 0, "redraw": false}, "fromcurrent": true, "mode": "immediate", "transition": {"duration": 0, "easing": "linear"}}], "label": "2012-07-20 00:00:00", "method": "animate"}, {"args": [["2012-07-27 00:00:00"], {"frame": {"duration": 0, "redraw": false}, "fromcurrent": true, "mode": "immediate", "transition": {"duration": 0, "easing": "linear"}}], "label": "2012-07-27 00:00:00", "method": "animate"}, {"args": [["2012-08-03 00:00:00"], {"frame": {"duration": 0, "redraw": false}, "fromcurrent": true, "mode": "immediate", "transition": {"duration": 0, "easing": "linear"}}], "label": "2012-08-03 00:00:00", "method": "animate"}, {"args": [["2012-08-10 00:00:00"], {"frame": {"duration": 0, "redraw": false}, "fromcurrent": true, "mode": "immediate", "transition": {"duration": 0, "easing": "linear"}}], "label": "2012-08-10 00:00:00", "method": "animate"}, {"args": [["2012-08-17 00:00:00"], {"frame": {"duration": 0, "redraw": false}, "fromcurrent": true, "mode": "immediate", "transition": {"duration": 0, "easing": "linear"}}], "label": "2012-08-17 00:00:00", "method": "animate"}, {"args": [["2012-08-24 00:00:00"], {"frame": {"duration": 0, "redraw": false}, "fromcurrent": true, "mode": "immediate", "transition": {"duration": 0, "easing": "linear"}}], "label": "2012-08-24 00:00:00", "method": "animate"}, {"args": [["2012-08-31 00:00:00"], {"frame": {"duration": 0, "redraw": false}, "fromcurrent": true, "mode": "immediate", "transition": {"duration": 0, "easing": "linear"}}], "label": "2012-08-31 00:00:00", "method": "animate"}, {"args": [["2012-09-07 00:00:00"], {"frame": {"duration": 0, "redraw": false}, "fromcurrent": true, "mode": "immediate", "transition": {"duration": 0, "easing": "linear"}}], "label": "2012-09-07 00:00:00", "method": "animate"}, {"args": [["2012-09-14 00:00:00"], {"frame": {"duration": 0, "redraw": false}, "fromcurrent": true, "mode": "immediate", "transition": {"duration": 0, "easing": "linear"}}], "label": "2012-09-14 00:00:00", "method": "animate"}, {"args": [["2012-09-21 00:00:00"], {"frame": {"duration": 0, "redraw": false}, "fromcurrent": true, "mode": "immediate", "transition": {"duration": 0, "easing": "linear"}}], "label": "2012-09-21 00:00:00", "method": "animate"}, {"args": [["2012-09-28 00:00:00"], {"frame": {"duration": 0, "redraw": false}, "fromcurrent": true, "mode": "immediate", "transition": {"duration": 0, "easing": "linear"}}], "label": "2012-09-28 00:00:00", "method": "animate"}, {"args": [["2012-10-05 00:00:00"], {"frame": {"duration": 0, "redraw": false}, "fromcurrent": true, "mode": "immediate", "transition": {"duration": 0, "easing": "linear"}}], "label": "2012-10-05 00:00:00", "method": "animate"}, {"args": [["2012-10-12 00:00:00"], {"frame": {"duration": 0, "redraw": false}, "fromcurrent": true, "mode": "immediate", "transition": {"duration": 0, "easing": "linear"}}], "label": "2012-10-12 00:00:00", "method": "animate"}, {"args": [["2012-10-19 00:00:00"], {"frame": {"duration": 0, "redraw": false}, "fromcurrent": true, "mode": "immediate", "transition": {"duration": 0, "easing": "linear"}}], "label": "2012-10-19 00:00:00", "method": "animate"}, {"args": [["2012-10-26 00:00:00"], {"frame": {"duration": 0, "redraw": false}, "fromcurrent": true, "mode": "immediate", "transition": {"duration": 0, "easing": "linear"}}], "label": "2012-10-26 00:00:00", "method": "animate"}], "x": 0.1, "xanchor": "left", "y": 0, "yanchor": "top"}], "title": {"text": "Weekly Sales Animation by Store"}, "updatemenus": [{"buttons": [{"args": [null, {"frame": {"duration": 500, "redraw": false}, "fromcurrent": true, "mode": "immediate", "transition": {"duration": 500, "easing": "linear"}}], "label": "&#9654;", "method": "animate"}, {"args": [[null], {"frame": {"duration": 0, "redraw": false}, "fromcurrent": true, "mode": "immediate", "transition": {"duration": 0, "easing": "linear"}}], "label": "&#9724;", "method": "animate"}], "direction": "left", "pad": {"r": 10, "t": 70}, "showactive": false, "type": "buttons", "x": 0.1, "xanchor": "right", "y": 0, "yanchor": "top"}], "xaxis": {"anchor": "y", "domain": [0, 1], "title": {"text": "Store"}}, "yaxis": {"anchor": "x", "domain": [0, 1], "range": [0, 4201000.0], "title": {"text": "Weekly_Sales"}}}}
